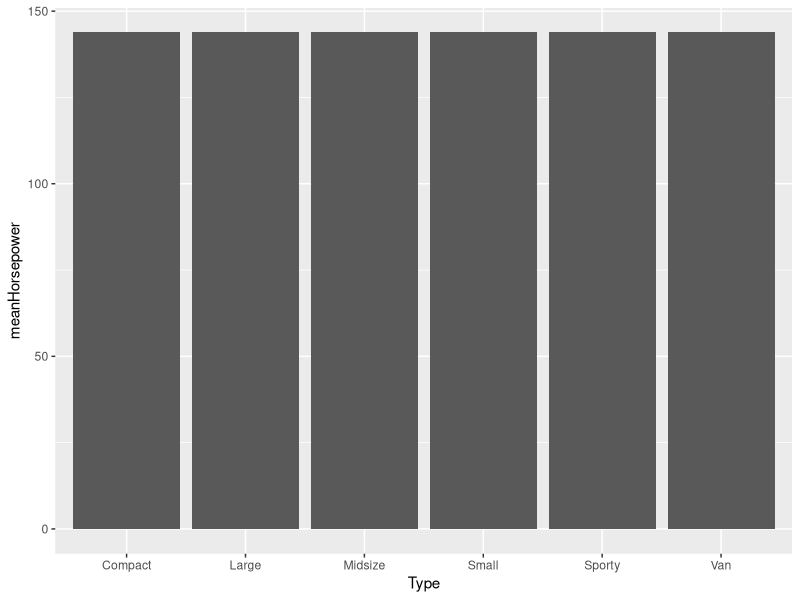

Source code (R): (Note: this script raises an error after producing the figure.)
#mcq: d b a b b

#coding question (2)
library(MASS)
library(dplyr)
library(caret)
library(ggplot2)

data("Cars93",package="MASS")
str(Cars93)

# (ia)
car.stats = group_by(Cars93,Type) %>% 
  summarise(count=n(),meanHorsepower=mean(Cars93$Horsepower))

#(ib)
ggplot(car.stats,aes(x=Type,y=meanHorsepower))+geom_bar(stat="identity")
##comment:All types have about the same average horsepower

# (ii)
cars1 = Cars93 %>% select(EngineSize, Horsepower, Rev.per.mile, Fuel.tank.capacity,Price)

#(iii)
#kNN
set.seed(100)
training.idx=sample(1:nrow(cars1),nrow(cars1)*0.8)
train.data = cars1[trainingidx,]
test.data = cars1[-training.idx,]

set.seed(101)
model = train(Price~EngineSize+Horsepower+Rev.per.mile+Fuel.tank.capacity,
              data=train.data, method="knn",
              trControl=trainControl("cv",number=10),
              preProcess = c("center","scale"),
              tuneLength = 10)

plot(model)
model$bestTune

predictions = predict(model,test.data)
head(predictions)
RMSE(predictions,test.data$Price)

plot(yest.data$Price,predictions,main="Prediction Performance of kNN regression")
abline(0,1,col="red")

#linear reg
set.seed(100)
training.idx=sample(1:nrow(cars1),nrow(cars1)*0.8)
train.data2 = cars1[trainingidx,]
test.data2 = cars1[-training.idx,]

lmodel = lm(Price~EngineSize+Horsepower+Rev.per.mile+Fuel.tank.capacity,
            data=train.data2)

predictions2 = predict(lmodel,test.data)
plot(test.data2$Price,predictions,main="Prediction Performance of linear regression")
abline(0,1,col="red")
RMSE(predictions,test.data2$Price)

# (iv)
#a.
#b.
#c.this means
#d.kNN because lower RMSE